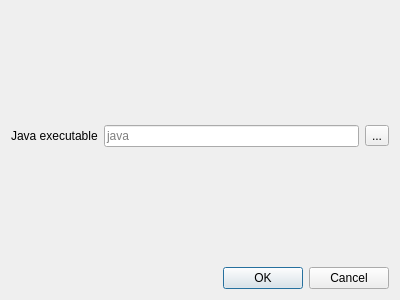
<?xml version="1.0" encoding="UTF-8"?>
<ui version="4.0">
 <class>Dialog</class>
 <widget class="QDialog" name="Dialog">
  <property name="geometry">
   <rect>
    <x>0</x>
    <y>0</y>
    <width>400</width>
    <height>300</height>
   </rect>
  </property>
  <property name="windowTitle">
   <string>Dialog</string>
  </property>
  <layout class="QGridLayout" name="gridLayout_2">
   <item row="0" column="0">
    <widget class="QLabel" name="label">
     <property name="text">
      <string>Java executable</string>
     </property>
    </widget>
   </item>
   <item row="0" column="1">
    <widget class="QWidget" name="widget" native="true">
     <layout class="QGridLayout" name="gridLayout">
      <property name="leftMargin">
       <number>0</number>
      </property>
      <property name="topMargin">
       <number>0</number>
      </property>
      <property name="rightMargin">
       <number>0</number>
      </property>
      <property name="bottomMargin">
       <number>0</number>
      </property>
      <item row="0" column="0">
       <widget class="QLineEdit" name="java_path">
        <property name="placeholderText">
         <string>java</string>
        </property>
       </widget>
      </item>
      <item row="0" column="1">
       <widget class="QToolButton" name="toolButton">
        <property name="text">
         <string>...</string>
        </property>
       </widget>
      </item>
     </layout>
    </widget>
   </item>
   <item row="1" column="0" colspan="2">
    <widget class="QDialogButtonBox" name="buttonBox">
     <property name="orientation">
      <enum>Qt::Horizontal</enum>
     </property>
     <property name="standardButtons">
      <set>QDialogButtonBox::Cancel|QDialogButtonBox::Ok</set>
     </property>
    </widget>
   </item>
  </layout>
 </widget>
 <resources/>
 <connections>
  <connection>
   <sender>buttonBox</sender>
   <signal>accepted()</signal>
   <receiver>Dialog</receiver>
   <slot>accept()</slot>
   <hints>
    <hint type="sourcelabel">
     <x>248</x>
     <y>254</y>
    </hint>
    <hint type="destinationlabel">
     <x>157</x>
     <y>274</y>
    </hint>
   </hints>
  </connection>
  <connection>
   <sender>buttonBox</sender>
   <signal>rejected()</signal>
   <receiver>Dialog</receiver>
   <slot>reject()</slot>
   <hints>
    <hint type="sourcelabel">
     <x>316</x>
     <y>260</y>
    </hint>
    <hint type="destinationlabel">
     <x>286</x>
     <y>274</y>
    </hint>
   </hints>
  </connection>
 </connections>
</ui>
